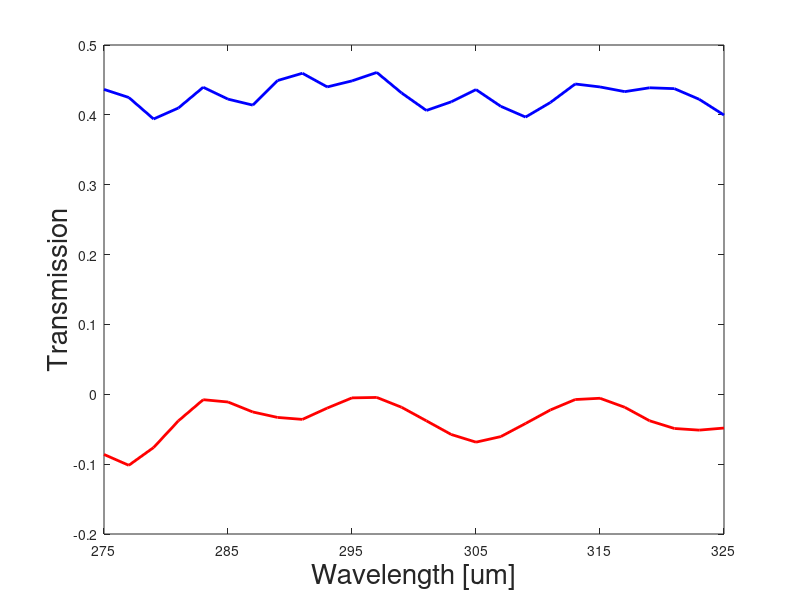

Source code (MATLAB): (Note: this script raises an error after producing the figure.)
clear;
close all;

c = 299792458;
%% Splitter %%
Splitter_T = csvread('TMmode_result_T.csv');
Splitter_R = csvread('TMmode_result_R.csv');
% Transmission polt properties
T_Linewidth = 2;
T_color = 'b';
% Reflection polt properties
R_Linewidth = 2;
R_color = 'r';
%% Plot %%
% plot properties
label_Fontsize = 20;
tick_Fontsize = 15;

% linear
figure(1);
plot(Splitter_T(:,1)*10^6, Splitter_T(:,2), T_color, 'Linewidth', T_Linewidth);
hold on;
plot(Splitter_R(:,1)*10^6, Splitter_R(:,2), R_color, 'Linewidth', R_Linewidth);
xlabel('Wavelength [um]', 'Fontsize', label_Fontsize);
ylabel('Transmission', 'Fontsize', label_Fontsize);
xlim([275 325]);
xticks([275 285 295 305 315 325]);
ax = gca;
ax.FontSize = tick_Fontsize;

% dB
figure(2);
plot(Splitter_T(:,1)*10^6, 10*log10(Splitter_T(:,2)), T_color, 'Linewidth', T_Linewidth);
hold on;
plot(Splitter_R(:,1)*10^6, 10*log10(abs(Splitter_R(:,2))), R_color, 'Linewidth', R_Linewidth);
xlabel('Wavelength [um]', 'Fontsize', label_Fontsize);
ylabel('Insertion loss [dB]', 'Fontsize', label_Fontsize);
xlim([275 325]);
xticks([275 285 295 305 315 325])
ax = gca;
ax.FontSize = tick_Fontsize;